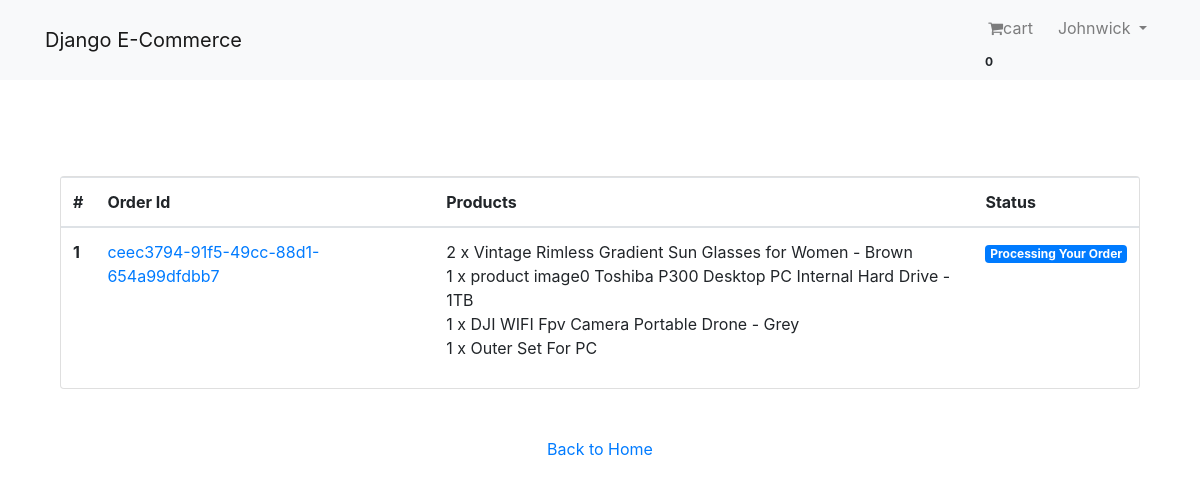
Page /pay/orders/ (signed in) on the committed database.
### AppLogin/models.py (models this page shows, shortened)
class User(AbstractBaseUser, PermissionsMixin):
    email = models.EmailField(unique=True, null= False)
    is_staff = models.BooleanField(gettext_lazy('staff status'),default=False, help_text= gettext_lazy('Designates whether the user can login site'))
    is_active = models.BooleanField(
        gettext_lazy('active'), default=True, help_text = gettext_lazy('Designates whether the user should be treated as active. Unselect this intead of deleting accounts')
    )
    USERNAME_FIELD = 'email'
    objects = MyUserManager()

class Profile(models.Model):
    user = models.OneToOneField(User, on_delete=models.CASCADE, related_name='profile')
    username = models.CharField(max_length=264, blank=True)
    full_name = models.CharField(max_length=264, blank=True)
    address_1 = models.TextField(max_length=300, blank=True)
    city = models.CharField(max_length=50, blank=True)
    zip_code = models.CharField(max_length=10, blank=True)
    country = models.CharField(max_length=50, blank=True)
    phone = models.CharField(max_length=20, blank=True)
    date_joined = models.DateTimeField(auto_now_add=True)

### AppOrder/models.py (models this page shows, shortened)
class Order(models.Model):
    orderitems= models.ManyToManyField(Cart)
    user = models.ForeignKey(settings.AUTH_USER_MODEL, on_delete=models.CASCADE)
    ordered = models.BooleanField(default=False)
    created = models.DateTimeField(auto_now_add=True)
    paymentId = models.CharField(max_length=264, blank=True, null=True)
    orderId = models.CharField(max_length=200, blank=True, null=True)

class Cart(models.Model):
    user = models.ForeignKey(settings.AUTH_USER_MODEL, on_delete=models.CASCADE, related_name='cart')
    item = models.ForeignKey(Product, on_delete=models.CASCADE)
    quantity = models.IntegerField(default=1)
    purchased = models.BooleanField(default=False)
    created = models.DateTimeField(auto_now_add=True)
    updated = models.DateTimeField(auto_now=True)
    def __str__(self):
        return f'{self.quantity} x {self.item}'

### AppShop/models.py (models this page shows)
class Product(models.Model):
    mainimage = models.ImageField(upload_to='Products')
    name = models.CharField(max_length=264)
    category = models.ForeignKey(Catergory, on_delete=models.CASCADE, related_name='category')
    preview_text = models.TextField(max_length=200, verbose_name='Preview Text')
    detail_text = models.TextField(max_length=2000, verbose_name = 'Description')
    price = models.FloatField()
    old_price = models.FloatField(default= 0.00)
    created_date = models.DateTimeField(auto_now_add=True)
    def __str__(self):
        return self.name
    class Meta:
        ordering = ['-created_date']

### AppPayment/views.py (the view)
# urls.py: path('orders/', views.order_view, name='orders'),
@login_required
def order_view(request):
    try:
        orders = Order.objects.filter(user=request.user, ordered = True)
        diction = {'orders': orders}
    except:
        messages.warning(request,  f"You don't have any active order")
        return redirect('AppShop:homepage')
    return render(request, 'AppPayment/order.html',context = diction)

### AppOrder/templatetags/cart_tag.py (called while the page is built)
@register.filter
def cart_total(user):
    order = Order.objects.filter(user=user, ordered = False)
    if order.exists():
        return order[0].orderitems.count()
    else:
        return 0

### templates/AppPayment/order.html
{% extends 'base.html' %}
{% block body_block %}
<div class="container mt-5">
    <div class="row">
        <div class="col-md-12">
            <div class="card mt-5" style="height: auto;">
                <div class="table-responsive">
                    <table class="table">
                        <thead>
                            <tr>
                                <th scope="col">#</th>
                                <th scope="col">Order Id</th>
                                <th scope="col">Products</th>
                                <th scope="col">Status</th>
                            </tr>
                        </thead>
                        <tbody>
                            {% for order in orders %}
                                <tr>
                                    <th scope="row">{{ forloop.counter }}</th>
                                    <td><a href="">{{order.orderId}}</a></td>
                                    <td>{% for item in order.orderitems.all %} {{item}}  <br> {% endfor %} </td>
                                    <td><span class="badge badge-primary">Processing Your Order</span></td>
                                </tr>
                            {% endfor %}
                        </tbody>
                    </table>
                </div>
            </div>
        </div>
        <div class="col-md-12 my-5 text-center">
            <a href="{% url 'AppShop:homepage' %}">Back to Home</a>
        </div>
    </div>
</div>
{% endblock %}

### templates/navbar.html (shortened to what this page needs)
{% load cart_tag %}
<nav class="navbar navbar-expand-lg navbar-light bg-light">
     <div class="container">
        <a class="navbar-brand" href="{% url 'AppShop:homepage' %}">Django E-Commerce</a>
        <div class="collapse navbar-collapse" id="navbarNav">
            <ul class="navbar-nav ml-auto">
                {% if request.user.is_authenticated %}
                <li class="nav-item">
                    <a href="{% url 'AppOrder:cart' %}" class="nav-link"><i class="fa fa-shopping-cart"></i>cart</a>
                    <span class="badge badge-light">{{request.user | cart_total}}</span>
                </li>
                <li class="nav-item dropdown">
                    <a class="nav-link dropdown-toggle" href="#" id="navbarDropdown" role="button" data-toggle="dropdown" aria-haspopup="true" aria-expanded="false">
                       &nbsp; {{request.user.profile.username}}
                    </a>
                  </li>
                  {% else %}
                  <li class="nav-item">
                    <a class="btn btn-info btn-sm" href="{% url 'AppLogin:log_in' %}">Login</a>
                </li>
                  {% endif %}
            </ul>
        </div>
    </div>
  </nav>

### templates/base.html (style rules this page uses)
.card { height: 350px; }

### rows in the picture
User: user|cart_total "0", user.profile.username "Johnwick"
Order: orderId "ceec3794-91f5-49cc-88d1-654a99dfdbb7"
Cart: quantity+item "2 x Vintage Rimless Gradient Sun Glasses for Women - Brown"
Cart: quantity+item "1 x product image0 Toshiba P300 Desktop PC Internal Hard Drive - 1TB"
Cart: quantity+item "1 x DJI WIFI Fpv Camera Portable Drone - Grey"
Cart: quantity+item "1 x Outer Set For PC"
